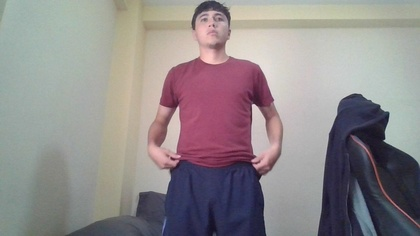
%> input picture proyecto-inteligencia-artificial/application/images/yo.jpg, 420 x 236 px, shrunk from 1280 x 720 before the run
$ octave image_division_regionprops.m   (GNU Octave 9; MATLAB toolbox functions it lacks are replaced by stand-ins)
%> lines starting %> are read from the running program, lines starting %| are printed output that depends on the picture; in (x1, y1, x2, y2) boxes, pixels count from 0 and x2, y2 are one past the last pixel; in counts of white or black regions, pixels touching at a corner belong together; the program's own positions count from 1
%> further down, image is the input picture: size 236x420x3 uint8; mean R, G, B 145.2, 138.9, 140.2
### proyecto-inteligencia-artificial/application/common/preprocess_image.m
function [image, modified_image, gray_image, bw_image] = preprocess_image(image, crop)
%> called with crop = 0
    if crop == 0
        modified_image = image;

    elseif crop == 1024
        modified_image = image;
        modified_image(end:1024,:,:) = 0;
        modified_image(:,end:1024,:) = 0;
        modified_image = modified_image(1:1024,1:1024,:);
    else
        [rows, columns, ~] = size(image);
        rows = round(rows/2)-256;
        columns = round(columns/2)-256;

        modified_image(:,:,1) = image(rows:rows+511, columns:columns+511,1);
        modified_image(:,:,2) = image(rows:rows+511, columns:columns+511,2);
        modified_image(:,:,3) = image(rows:rows+511, columns:columns+511,3);
    end
    gray_image = rgb2gray(modified_image);
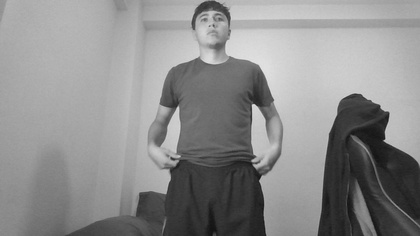
%> gray_image: size 236x420 uint8; min 19, max 229, mean 140.9
    bw_image = im2bw(gray_image);
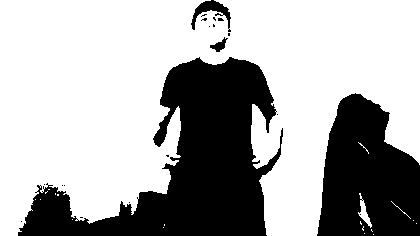
%> bw_image: size 236x420 logical; 67.4% white; 20 black regions (16 under 20 px), largest, box (x1, y1, x2, y2) and area: (18, 57, 283, 236) 20897, (317, 93, 420, 236) 10804, (191, 0, 231, 32) 425, (210, 37, 228, 52) 115
end

### proyecto-inteligencia-artificial/application/regionprops/image_division_regionprops.m
%% Image process
clc; clear; close all;
warning("off", "all");
m = 1
n = 3;

img_path = 'images\yo.jpg';

image = imread(img_path);

[image, modified_image, gray_image, bw_image] = preprocess_image(image, 0);

bw_image = ~imbinarize(gray_image);
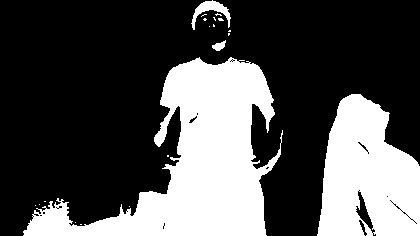
%> bw_image: size 236x420 logical; 31.3% white; 20 white regions (16 under 20 px)

props = regionprops(bw_image, 'Area', 'BoundingBox', 'Image');
%> props = 20 regions; largest, box (x1, y1, x2, y2) and Area: (23, 57, 283, 236) 19786, (317, 94, 420, 236) 10660, (191, 0, 231, 30) 391, (212, 40, 226, 51) 86, (218, 18, 224, 21) 14
biggest_area = find([props.Area] == max([props.Area]));
%> biggest_area = 1
biggest_area_props = props(biggest_area);
%> biggest_area_props = 1 region; box (x1, y1, x2, y2) and Area: (23, 57, 283, 236) 19786

%% Bounding box
imshow(image);
hold on
for area = 1: 7
    current_area = props(area);
    for i=1: length(current_area)
        rectangle('position', current_area.BoundingBox, 'EdgeColor','r','LineWidth',2);
    end
end
%> this loop made 7 passes
%> current_area on passes 1 to 7: {Area 19786, BoundingBox [23.5 57.5 260 179]}, {Area 1, BoundingBox [35.5 205.5 1 1], Image true}, {Area 1, BoundingBox [39.5 204.5 1 1], Image true}, {Area 2, BoundingBox [44.5 201.5 2 1], Image [1 1]}, {Area 1, BoundingBox [75.5 222.5 1 1], Image true}, {Area 2, BoundingBox [80.5 224.5 2 1], Image [1 1]}, {Area 1, BoundingBox [129.5 206.5 1 1], Image true}

hold off
title('BoudingBox')
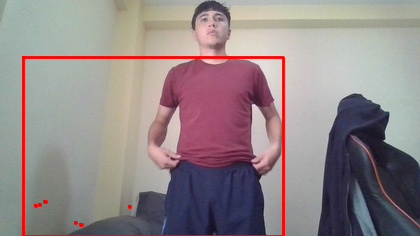
%> figure redrawn from the program's plot data; its title reads 'BoudingBox'
%% boundaries

[B,L] = bwboundaries(bw_image,'noholes');
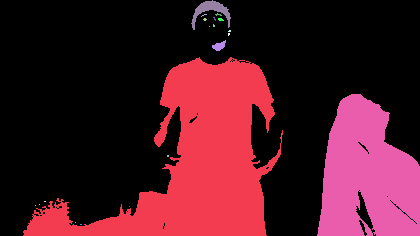
%> L: size 236x420 double; 21 distinct labels, from 0 to 20; one colour per label, 0 black
%> B = 20 boundaries; largest, box (x1, y1, x2, y2) and points: (23, 57, 283, 236) 1250, (317, 94, 420, 236) 458, (191, 0, 231, 30) 129, (212, 40, 226, 51) 34, (215, 13, 222, 16) 13
imshow(label2rgb(L, @jet, [.5 .5 .5]))
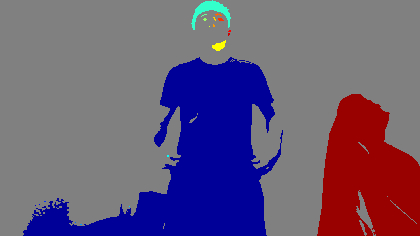
%> displayed picture: size 236x420x3, on the screen's scale of 0 to 255; mean R, G, B 105, 89.3, 119.4
hold on
for k = 1:length(B)
   boundary = B{k};
   plot(boundary(:,2), boundary(:,1), 'w', 'LineWidth', 2)
end
%> this loop made 20 passes
%> boundary on passes 2, 3, 4, 5, 6, 7, 8, 12, 15, 18, 19: [206 36; 206 36], [205 40; 205 40], [202 45; 202 46; 202 45], [223 76; 223 76], [225 81; 225 82; 225 81], [207 130; 207 130], [156 168; 156 169; 157 169; 157 168; 156 168], [27 210; 27 210], [25 214; 26 215; 27 215; 27 214; 26 214; 25 214], [32 229; 31 230; 31 231; 32 231; 32 230; 32 229], [34 229; 34 230; 35 230; 36 229; 35 229; 34 229]
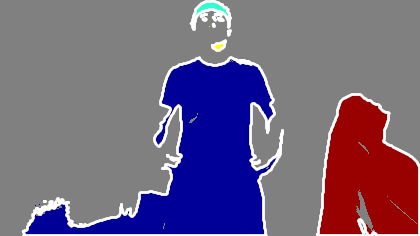
%> figure redrawn from the program's plot data


%% Boundarise over
%> (the run ends here)

$ run again, with proyecto-inteligencia-artificial/application/images/1.jpg copied over proyecto-inteligencia-artificial/application/images/yo.jpg
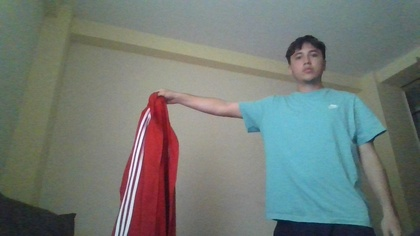
%> input picture proyecto-inteligencia-artificial/application/images/1.jpg, 420 x 236 px, shrunk from 1280 x 720 before the run
%> image is the input picture: size 236x420x3 uint8; mean R, G, B 114.3, 122.8, 118
%> props = 108 regions; largest, box (x1, y1, x2, y2) and Area: (0, 0, 235, 236) 25143, (272, 56, 420, 236) 9109, (285, 0, 420, 93) 5311, (199, 110, 243, 119) 97, (118, 190, 128, 236) 72
%> biggest_area = 2
%> biggest_area_props = 1 region; box (x1, y1, x2, y2) and Area: (0, 0, 235, 236) 25143
%> the loop `for area = 1: 7` made 7 passes
%> current_area on passes 1, 2, 3, 4, 5, 7: {Area 1, BoundingBox [0.5 15.5 1 1], Image true}, {Area 25143, BoundingBox [0.5 0.5 235 236]}, {Area 2, BoundingBox [1.5 9.5 2 1], Image [1 1]}, {Area 2, BoundingBox [2.5 15.5 2 1], Image [1 1]}, {Area 4, BoundingBox [3.5 11.5 3 2], Image [0 1 1 1 1 0]}, {Area 1, BoundingBox [40.5 82.5 1 1], Image true}
%> `[B,L] = bwboundaries(bw_image,'noholes');`:
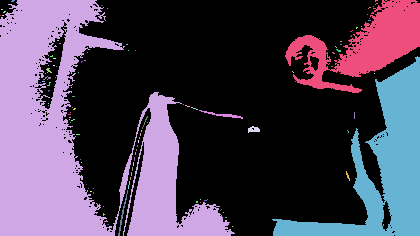
%> L: size 236x420 double; 109 distinct labels, from 0 to 108; one colour per label, 0 black
%> B = 108 boundaries; largest, box (x1, y1, x2, y2) and points: (0, 0, 235, 236) 2065, (272, 56, 420, 236) 799, (285, 0, 420, 93) 753, (118, 190, 128, 236) 92, (199, 110, 243, 119) 88
%> the loop `for k = 1:length(B)` made 108 passes
%> boundary on passes 1, 3, 4, 5, 7, 8, 10, 13: [16 1; 16 1], [10 2; 10 3; 10 2], [16 3; 16 4; 16 3], [13 4; 12 5; 12 6; 13 5; 13 4], [83 41; 83 41], [82 43; 82 44; 82 45; 82 44; 82 43], [74 46; 74 46], [66 49; 66 49]
%> after the loop `for k = 1:length(B)`:
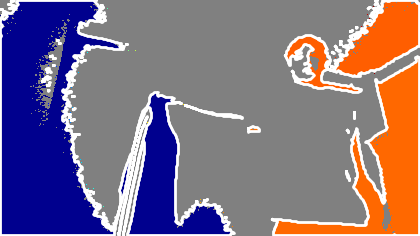
%> figure redrawn from the program's plot data

$ run again, with proyecto-inteligencia-artificial/application/images/2.jpg copied over proyecto-inteligencia-artificial/application/images/yo.jpg
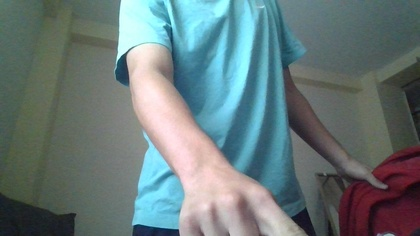
%> input picture proyecto-inteligencia-artificial/application/images/2.jpg, 420 x 236 px, shrunk from 1280 x 720 before the run
%> image is the input picture: size 236x420x3 uint8; mean R, G, B 104, 121.1, 122
%> `bw_image = ~imbinarize(gray_image);`:
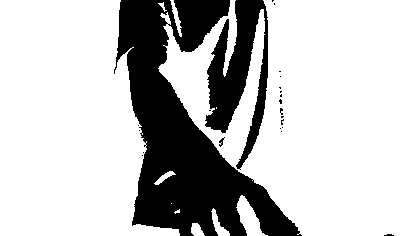
%> bw_image: size 236x420 logical; 76.2% white; 23 black regions (20 under 20 px)
%> props = 11 regions; largest, box (x1, y1, x2, y2) and Area: (158, 0, 420, 236) 42726, (0, 0, 180, 236) 31529, (236, 195, 268, 236) 600, (211, 208, 230, 236) 201, (170, 0, 182, 37) 149
%> biggest_area = 4
%> biggest_area_props = 1 region; box (x1, y1, x2, y2) and Area: (158, 0, 420, 236) 42726
%> the loop `for area = 1: 7` made 7 passes
%> current_area on passes 1 to 7: {Area 31529, BoundingBox [0.5 0.5 180 236]}, {Area 106, BoundingBox [154.5 171.5 22 14]}, {Area 30, BoundingBox [158.5 2.5 9 10]}, {Area 42726, BoundingBox [158.5 0.5 262 236]}, {Area 149, BoundingBox [170.5 0.5 12 37]}, {Area 1, BoundingBox [171.5 203.5 1 1], Image true}, {Area 16, BoundingBox [174.5 209.5 6 5]}
%> L: size 236x420 double; 12 distinct labels, from 0 to 11
%> B = 11 boundaries; largest, box (x1, y1, x2, y2) and points: (158, 0, 420, 236) 1651, (0, 0, 180, 236) 886, (236, 195, 268, 236) 106, (170, 0, 182, 37) 78, (211, 208, 230, 236) 71
%> the loop `for k = 1:length(B)` made 11 passes
%> boundary on passes 6, 10: [204 172; 204 172], [108 217; 109 217; 108 217]
%> after the loop `for k = 1:length(B)`:
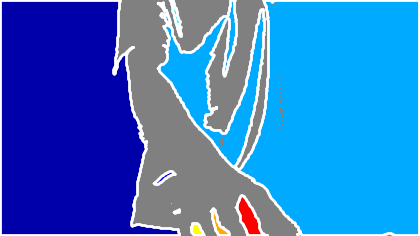
%> figure redrawn from the program's plot data

$ run again, with proyecto-inteligencia-artificial/application/images/3.jpg copied over proyecto-inteligencia-artificial/application/images/yo.jpg
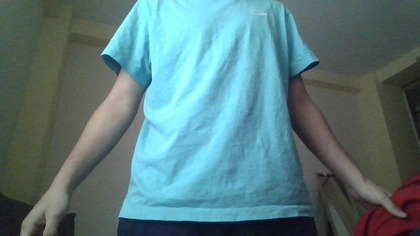
%> input picture proyecto-inteligencia-artificial/application/images/3.jpg, 420 x 236 px, shrunk from 1280 x 720 before the run
%> image is the input picture: size 236x420x3 uint8; mean R, G, B 90, 122, 125.5
%> props = 36 regions; largest, box (x1, y1, x2, y2) and Area: (27, 0, 420, 236) 43295, (0, 0, 137, 236) 20080, (235, 68, 261, 142) 551, (158, 198, 221, 208) 267, (226, 165, 238, 180) 102
%> biggest_area = 2
%> biggest_area_props = 1 region; box (x1, y1, x2, y2) and Area: (27, 0, 420, 236) 43295
%> the loop `for area = 1: 7` made 7 passes
%> current_area on passes 1 to 7: {Area 20080, BoundingBox [0.5 0.5 137 236]}, {Area 43295, BoundingBox [27.5 0.5 393 236]}, {Area 5, BoundingBox [122.5 52.5 3 3]}, {Area 11, BoundingBox [127.5 52.5 4 4]}, {Area 9, BoundingBox [129.5 47.5 4 3]}, {Area 1, BoundingBox [140.5 127.5 1 1], Image true}, {Area 1, BoundingBox [141.5 124.5 1 1], Image true}
%> L: size 236x420 double; 37 distinct labels, from 0 to 36
%> B = 36 boundaries; largest, box (x1, y1, x2, y2) and points: (27, 0, 420, 236) 1886, (0, 0, 137, 236) 662, (235, 68, 261, 142) 185, (158, 198, 221, 208) 127, (232, 143, 244, 164) 63
%> the loop `for k = 1:length(B)` made 36 passes
%> boundary on passes 3, 6, 7, 9, 13, 16, 17, 18: [53 123; 54 124; 55 125; 55 124; 54 123; 53 123], [128 141; 128 141], [125 142; 125 142], [100 144; 100 144], [183 226; 182 227; 182 228; 183 228; 184 227; 183 226], [146 234; 146 235; 146 234], [181 234; 181 235; 181 234], [45 236; 45 236]
%> after the loop `for k = 1:length(B)`:
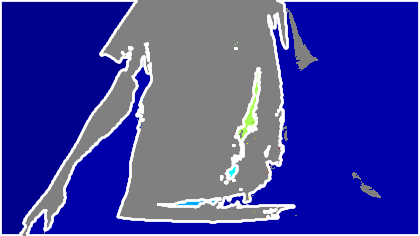
%> figure redrawn from the program's plot data
